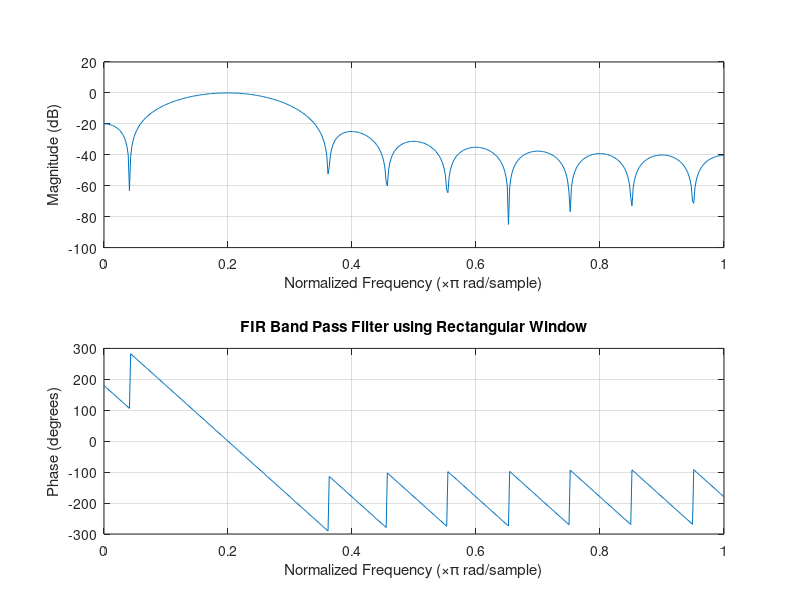
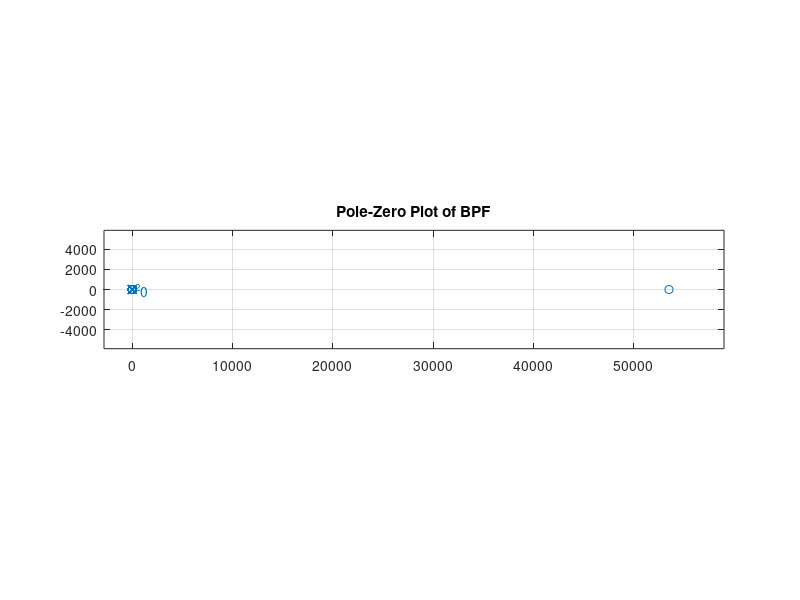
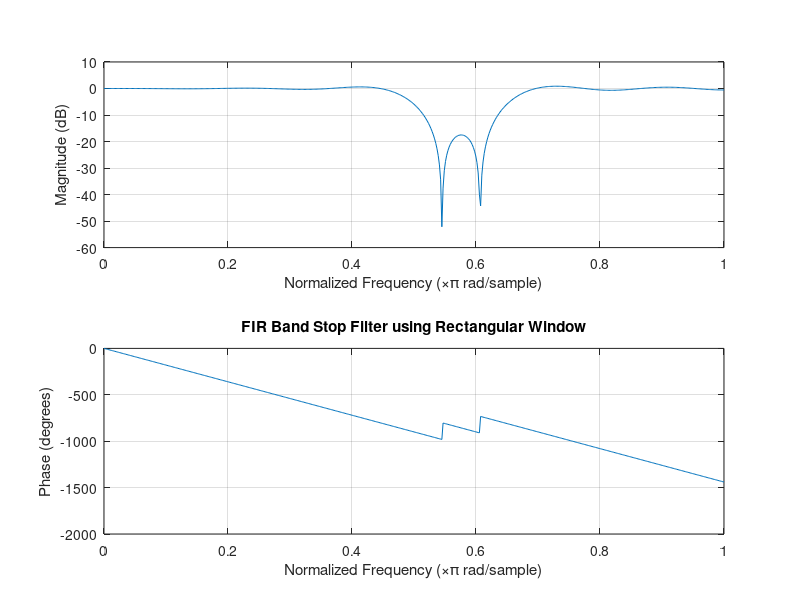
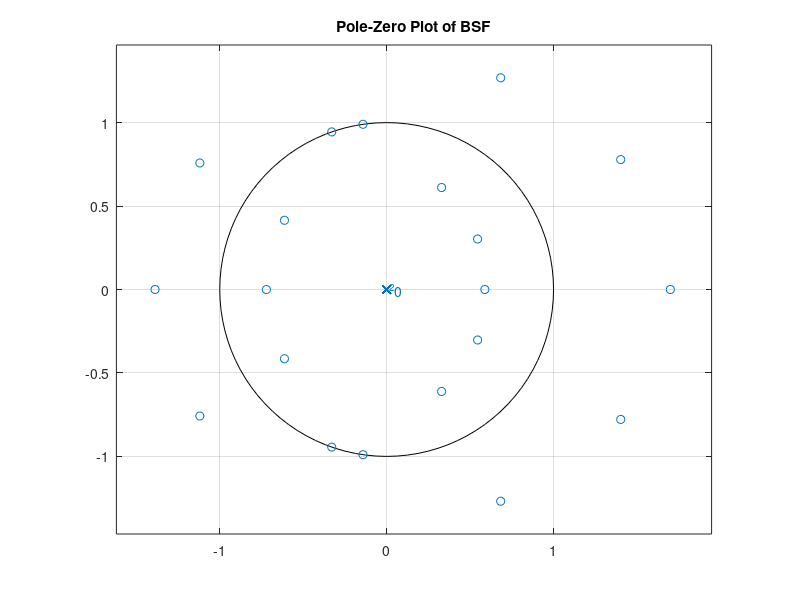

Reproduce these figures in MATLAB, in order.
clear all;
clc;
close all;

pkg load signal

% Specifications
fs = 2000;          % Sampling frequency

fp1 = 100;          % Lower passband frequency
fp2 = 300;          % Upper passband frequency

fs1 = 500;          % Lower stopband frequency
fs2 = 650;          % Upper stopband frequency

n = 20;             % Filter order

% Normalized frequencies
wp = [fp1 fp2]/(fs/2);
ws = [fs1 fs2]/(fs/2);

%% FIR BAND PASS FILTER
bpf = fir1(n,wp,'bandpass',rectwin(n+1));

figure(1);

freqz(bpf,1);

title('FIR Band Pass Filter using Rectangular Window');

figure(2);

zplane(bpf,1);

title('Pole-Zero Plot of BPF');

%% FIR BAND STOP FILTER
bsf = fir1(n,ws,'stop',rectwin(n+1));

figure(3);

freqz(bsf,1);

title('FIR Band Stop Filter using Rectangular Window');

figure(4);

zplane(bsf,1);

title('Pole-Zero Plot of BSF');
